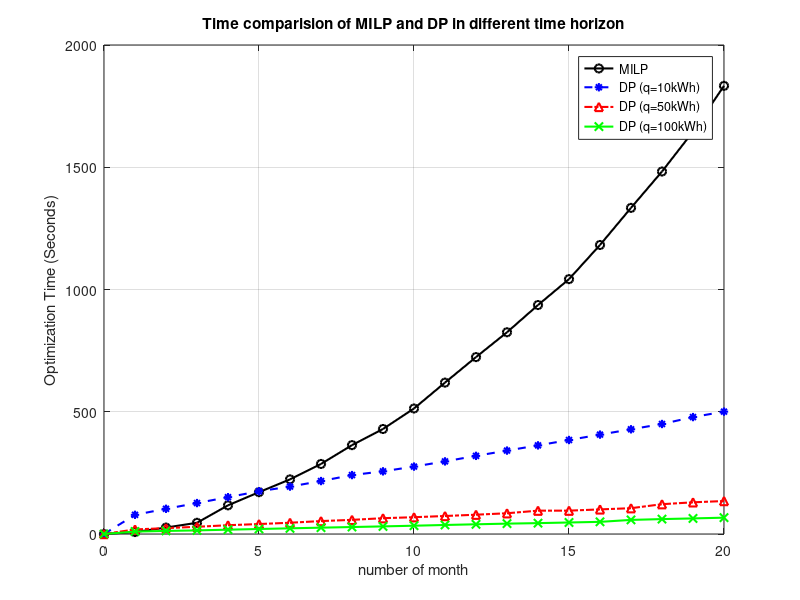
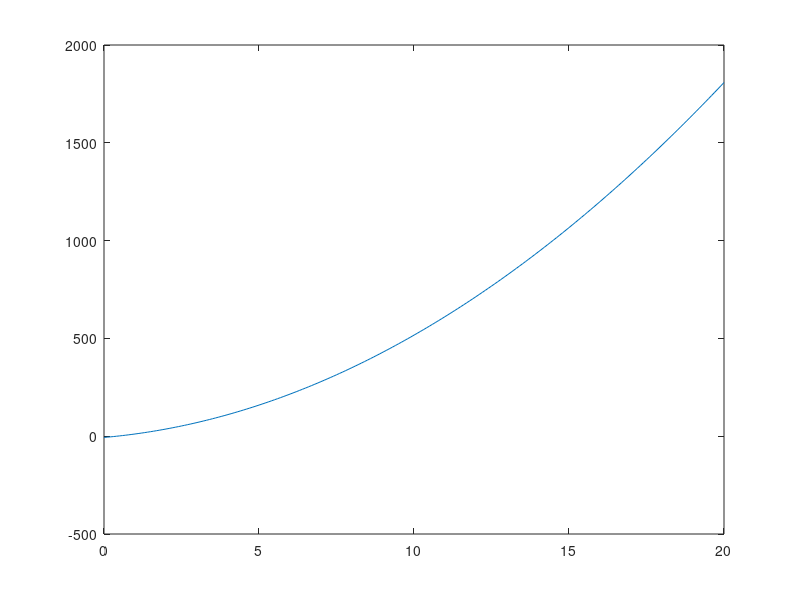

The MATLAB script that drew these images, in order: (Note: this script raises an error after producing the figures.)
% this code plots the complexity of MILP &DP in different time horizon
clear all; close all; clc;
%% load MILP data
T_MILP=[0 7.9856 26.2938 45.8884 117.2344 171.0670 223.4262 286.4864 363.4346...
429.4927  513.3498  619.2142  723.4904  825.0706  936.4459 1042.4    1182.1    1333.9    1482.6    1645.7    1833.0];
%% load DP with different step size
T_DP100=[0 9.8958   12.5416   14.8065   17.6961   20.4378   23.2091   25.9149...
    28.5145   31.1292   33.8977   36.9189   39.7272   42.3935   44.4610...
    47.0921 49.6898   57.6276   60.9931   63.7472   66.7899];
T_DP50=[0 18.6003   24.0351   29.5097   35.9381   40.7245   46.0763   52.8831...
    57.8379   64.6599   68.6829   73.5952   78.9425   84.8392   95.4685...
    95.4817 100.6330  105.5387  121.9165  129.6051  134.8644];
T_DP10=120*[0 0.6538    0.8588    1.0545    1.2548    1.4571    1.6158...
    1.8046    2.0085    2.1358    2.2977    2.4749    2.6629    2.8431...
    3.0206    3.2034    3.3875    3.5686    3.7492    3.9852    4.1708];
%% plot the complexity
month=0:20;
figure
plot(month,T_MILP,'ko-','LineWidth',1.5);
grid on;
hold on	
plot(month,T_DP10,'b*--','LineWidth',1.5);
plot(month,T_DP50,'r^-.','LineWidth',1.5);
plot(month,T_DP100,'gx-','LineWidth',1.5);
xlabel('number of month');
ylabel('Optimization Time (Seconds)');
legend('MILP','DP (q=10kWh)','DP (q=50kWh)','DP (q=100kWh)');
title('Time comparision of MILP and DP in different time horizon')
%% fitting
p = polyfit(0:20,T_MILP,2);
y = polyval(p,0:0.1:20);
figure
plot(0:0.1:20,y)
hold on
plot(0:20,T_MILP,'O')
hold off
t=polyval(p,20);
%%
month=1:12;
figure
plot(month,T_cvx/60,'ko','LineWidth',1.5);
grid on;
% hold on	
% plot(month,T_DP100,'b*--','LineWidth',1.5);
% plot(month,T_DP50,'r^-.','LineWidth',1.5);
% plot(month,T_DP10,'gx-','LineWidth',1.5);
xlabel('number of month');
ylabel('time to run the cvx (min)');
%legend('MILP','DP (step=100)','DP (step=50)','DP (step=10)');
%title('time comparision of MILP and DP in different time horizon')
%% fitting
x = 2:length(T_MILP);
log_x = log(x-1);
log_y = log(T_MILP(2:end));
figure;
plot(log_x(4:end),log_y(4:end),'o');
grid on;

%p = polyfit(log_x,log_y,1)
%%
figure;
loglog(T_MILP(2:end),'ko-','LineWidth',1.5);
grid on;
hold on;
x = 1:20;
y = x.^1.7*exp(2.4);
xlim([1,30])
ylim([7,3000])
plot(x,y,'b*--','LineWidth',1.5);
xlabel('number of month');
ylabel('Optimization Time (Seconds)');
legend('Real time','y = exp^{2.4} x^{1.7}')
title('Curve fitting for MILP complexity')